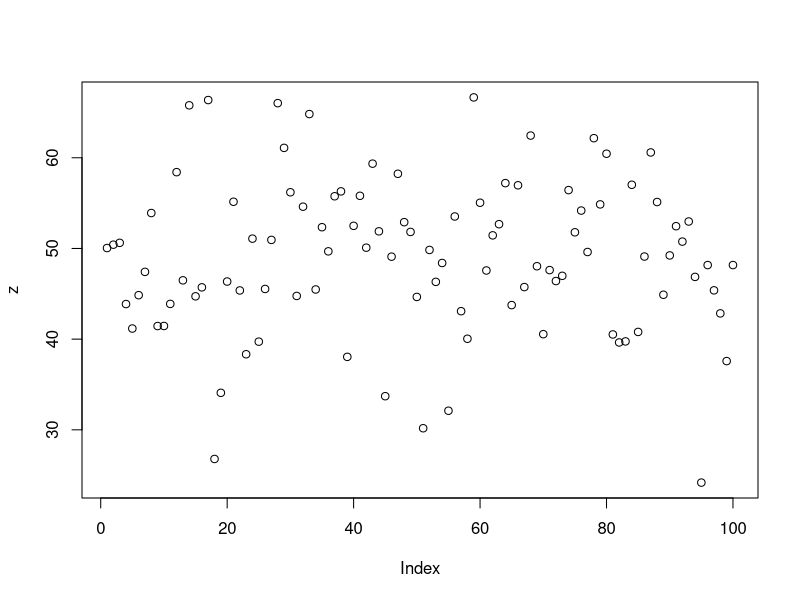
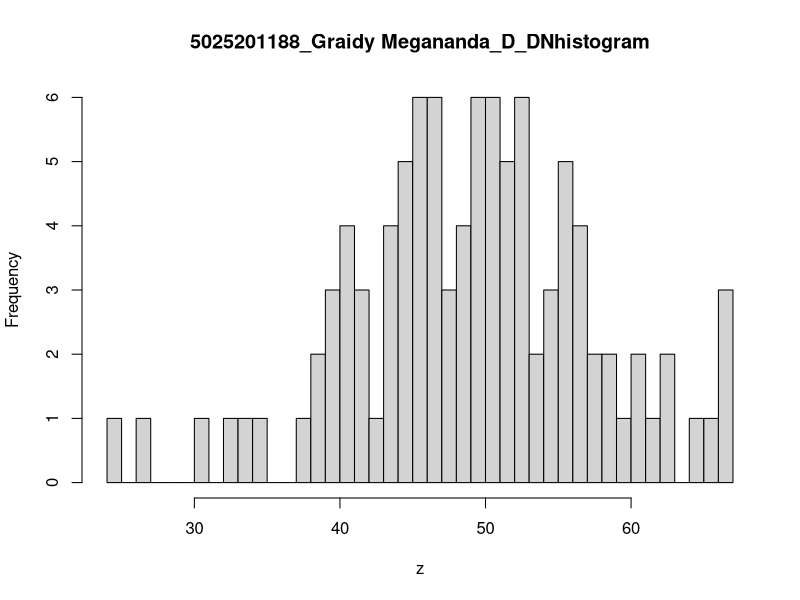

Recreate these plots in R, in order.
#a
n <- 100
m <- 50
sd <- 8
z <- rnorm(n, m, sd)
print(z)
plot(z)

#b
hist(
  z, 
  breaks = 50, 
  main = "5025201188_Graidy Megananda_D_DNhistogram"
)

#c
varian <- sd * sd
print(varian)